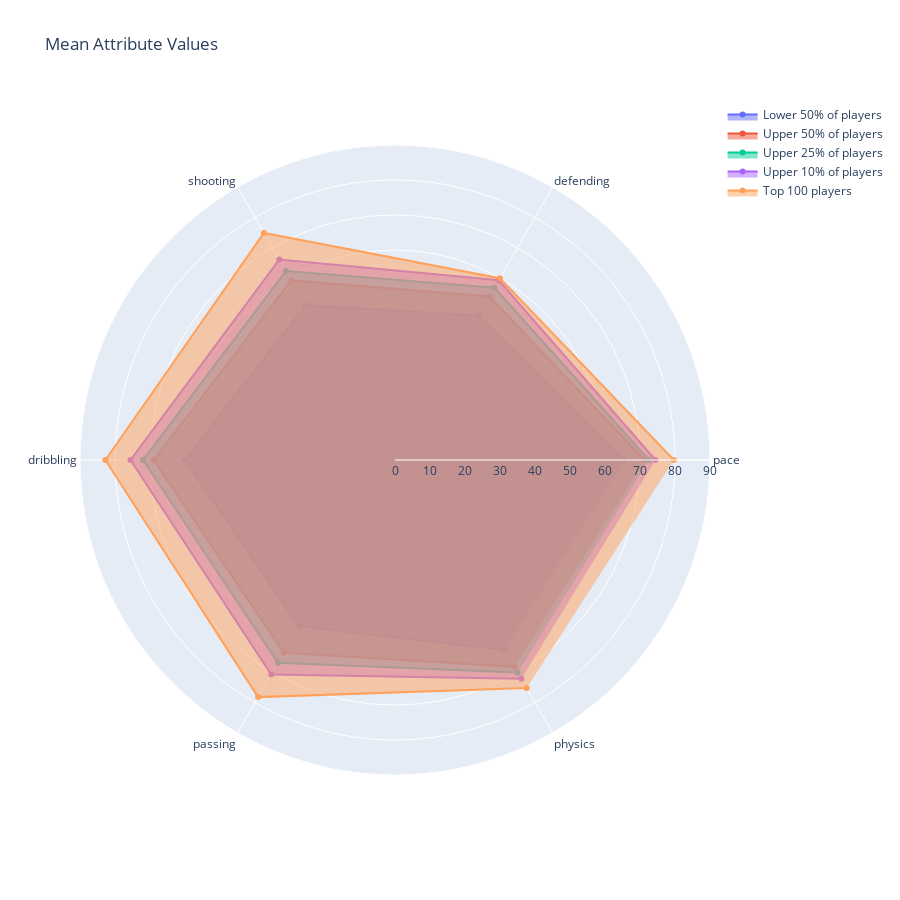

This figure's notebook cell:
### Markdown cell above
### Mean Values of main FIFA attributes for players with high and low market value of different groups

### Code cell
# mean values of main FIFA attributes for different groups of players

labels=np.array([
    "pace",
    "defending",
    "shooting",
    "dribbling",
    "passing",
    "physics"
    ])
stats=mv_lower_half[labels].mean()

fig = go.Figure()

fig.add_trace(go.Scatterpolar(
      r=stats,
      theta=labels,
      fill='toself',
      name='Lower 50% of players'
))

stats=mv_upper_half[labels].mean()

fig.add_trace(go.Scatterpolar(
      r=stats,
      theta=labels,
      fill='toself',
      name='Upper 50% of players'
))

stats=mv_upper_quantile[labels].mean()

fig.add_trace(go.Scatterpolar(
      r=stats,
      theta=labels,
      fill='toself',
      name='Upper 25% of players'
))

stats=mv_upper_10_percent[labels].mean()

fig.add_trace(go.Scatterpolar(
      r=stats,
      theta=labels,
      fill='toself',
      name='Upper 10% of players'
))

stats=mv_top_100[labels].mean()

fig.add_trace(go.Scatterpolar(
      r=stats,
      theta=labels,
      fill='toself',
      name='Top 100 players'
))

fig.update_layout(
    polar=dict(
    radialaxis=dict(visible=True,range=[0,90])),
    title='Mean Attribute Values',
    autosize=False,
    width=900,
    height=900,)

fig.show()

### Figure 1 — Plotly figure (JSON) as saved in the notebook; plotly's stock layout.template omitted (floating-point values rounded to 4 significant figures)
{"data": [{"fill": "toself", "name": "Lower 50% of players", "r": [65.48, 47.63, 51.01, 60.0, 54.83, 62.7], "theta": ["pace", "defending", "shooting", "dribbling", "passing", "physics"], "type": "scatterpolar"}, {"fill": "toself", "name": "Upper 50% of players", "r": [71.33, 53.92, 59.25, 68.93, 63.57, 68.25], "theta": ["pace", "defending", "shooting", "dribbling", "passing", "physics"], "type": "scatterpolar"}, {"fill": "toself", "name": "Upper 25% of players", "r": [72.54, 56.82, 62.34, 71.97, 66.88, 70.07], "theta": ["pace", "defending", "shooting", "dribbling", "passing", "physics"], "type": "scatterpolar"}, {"fill": "toself", "name": "Upper 10% of players", "r": [74.41, 59.3, 66.13, 75.57, 70.75, 72.21], "theta": ["pace", "defending", "shooting", "dribbling", "passing", "physics"], "type": "scatterpolar"}, {"fill": "toself", "name": "Top 100 players", "r": [79.67, 59.95, 74.92, 82.75, 78.23, 75.26], "theta": ["pace", "defending", "shooting", "dribbling", "passing", "physics"], "type": "scatterpolar"}], "layout": {"autosize": false, "height": 900, "polar": {"radialaxis": {"range": [0, 90], "visible": true}}, "title": {"text": "Mean Attribute Values"}, "width": 900}}
